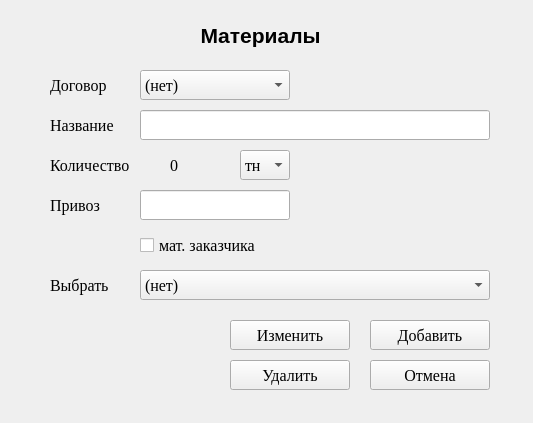
<?xml version="1.0" encoding="UTF-8"?>
<ui version="4.0">
 <class>Form</class>
 <widget class="QWidget" name="Form">
  <property name="geometry">
   <rect>
    <x>0</x>
    <y>0</y>
    <width>533</width>
    <height>423</height>
   </rect>
  </property>
  <property name="windowTitle">
   <string>Form</string>
  </property>
  <widget class="QLabel" name="label_6">
   <property name="geometry">
    <rect>
     <x>10</x>
     <y>10</y>
     <width>501</width>
     <height>51</height>
    </rect>
   </property>
   <property name="font">
    <font>
     <pointsize>16</pointsize>
     <bold>true</bold>
    </font>
   </property>
   <property name="text">
    <string>Материалы</string>
   </property>
   <property name="alignment">
    <set>Qt::AlignCenter</set>
   </property>
  </widget>
  <widget class="QPushButton" name="b_ok">
   <property name="geometry">
    <rect>
     <x>370</x>
     <y>320</y>
     <width>120</width>
     <height>30</height>
    </rect>
   </property>
   <property name="font">
    <font>
     <family>Times New Roman</family>
     <pointsize>12</pointsize>
     <bold>false</bold>
    </font>
   </property>
   <property name="text">
    <string>Добавить</string>
   </property>
  </widget>
  <widget class="QPushButton" name="b_cancel">
   <property name="geometry">
    <rect>
     <x>370</x>
     <y>360</y>
     <width>120</width>
     <height>30</height>
    </rect>
   </property>
   <property name="font">
    <font>
     <family>Times New Roman</family>
     <pointsize>12</pointsize>
     <bold>false</bold>
    </font>
   </property>
   <property name="text">
    <string>Отмена</string>
   </property>
  </widget>
  <widget class="QComboBox" name="cb_select">
   <property name="geometry">
    <rect>
     <x>140</x>
     <y>270</y>
     <width>350</width>
     <height>30</height>
    </rect>
   </property>
   <property name="font">
    <font>
     <family>Times New Roman</family>
     <pointsize>12</pointsize>
     <bold>false</bold>
    </font>
   </property>
   <item>
    <property name="text">
     <string>(нет)</string>
    </property>
   </item>
  </widget>
  <widget class="QLabel" name="label">
   <property name="geometry">
    <rect>
     <x>50</x>
     <y>270</y>
     <width>71</width>
     <height>30</height>
    </rect>
   </property>
   <property name="font">
    <font>
     <family>Times New Roman</family>
     <pointsize>12</pointsize>
     <bold>false</bold>
    </font>
   </property>
   <property name="text">
    <string>Выбрать</string>
   </property>
  </widget>
  <widget class="QLineEdit" name="name">
   <property name="geometry">
    <rect>
     <x>140</x>
     <y>110</y>
     <width>350</width>
     <height>30</height>
    </rect>
   </property>
   <property name="font">
    <font>
     <family>Times New Roman</family>
     <pointsize>12</pointsize>
     <bold>false</bold>
    </font>
   </property>
  </widget>
  <widget class="QLabel" name="label_2">
   <property name="geometry">
    <rect>
     <x>50</x>
     <y>110</y>
     <width>81</width>
     <height>30</height>
    </rect>
   </property>
   <property name="font">
    <font>
     <family>Times New Roman</family>
     <pointsize>12</pointsize>
     <bold>false</bold>
    </font>
   </property>
   <property name="text">
    <string>Название</string>
   </property>
  </widget>
  <widget class="QLabel" name="label_4">
   <property name="geometry">
    <rect>
     <x>50</x>
     <y>150</y>
     <width>81</width>
     <height>30</height>
    </rect>
   </property>
   <property name="font">
    <font>
     <family>Times New Roman</family>
     <pointsize>12</pointsize>
     <bold>false</bold>
    </font>
   </property>
   <property name="text">
    <string>Количество</string>
   </property>
  </widget>
  <widget class="QLineEdit" name="value">
   <property name="geometry">
    <rect>
     <x>140</x>
     <y>190</y>
     <width>150</width>
     <height>30</height>
    </rect>
   </property>
   <property name="font">
    <font>
     <family>Times New Roman</family>
     <pointsize>12</pointsize>
     <bold>false</bold>
    </font>
   </property>
  </widget>
  <widget class="QLabel" name="label_5">
   <property name="geometry">
    <rect>
     <x>50</x>
     <y>190</y>
     <width>81</width>
     <height>30</height>
    </rect>
   </property>
   <property name="font">
    <font>
     <family>Times New Roman</family>
     <pointsize>12</pointsize>
     <bold>false</bold>
    </font>
   </property>
   <property name="text">
    <string>Привоз</string>
   </property>
  </widget>
  <widget class="QLabel" name="summ">
   <property name="geometry">
    <rect>
     <x>170</x>
     <y>150</y>
     <width>31</width>
     <height>30</height>
    </rect>
   </property>
   <property name="font">
    <font>
     <family>Times New Roman</family>
     <pointsize>12</pointsize>
     <bold>false</bold>
    </font>
   </property>
   <property name="text">
    <string>0</string>
   </property>
  </widget>
  <widget class="QComboBox" name="cb_contracts">
   <property name="geometry">
    <rect>
     <x>140</x>
     <y>70</y>
     <width>150</width>
     <height>30</height>
    </rect>
   </property>
   <property name="font">
    <font>
     <family>Times New Roman</family>
     <pointsize>12</pointsize>
     <bold>false</bold>
    </font>
   </property>
   <item>
    <property name="text">
     <string>(нет)</string>
    </property>
   </item>
  </widget>
  <widget class="QLabel" name="label_7">
   <property name="geometry">
    <rect>
     <x>50</x>
     <y>70</y>
     <width>81</width>
     <height>30</height>
    </rect>
   </property>
   <property name="font">
    <font>
     <family>Times New Roman</family>
     <pointsize>12</pointsize>
     <bold>false</bold>
    </font>
   </property>
   <property name="text">
    <string>Договор</string>
   </property>
  </widget>
  <widget class="QPushButton" name="b_kill">
   <property name="geometry">
    <rect>
     <x>230</x>
     <y>360</y>
     <width>120</width>
     <height>30</height>
    </rect>
   </property>
   <property name="font">
    <font>
     <family>Times New Roman</family>
     <pointsize>12</pointsize>
     <bold>false</bold>
    </font>
   </property>
   <property name="text">
    <string>Удалить</string>
   </property>
  </widget>
  <widget class="QCheckBox" name="provider">
   <property name="geometry">
    <rect>
     <x>140</x>
     <y>230</y>
     <width>151</width>
     <height>30</height>
    </rect>
   </property>
   <property name="font">
    <font>
     <family>Times New Roman</family>
     <pointsize>12</pointsize>
     <bold>false</bold>
    </font>
   </property>
   <property name="text">
    <string>мат. заказчика</string>
   </property>
  </widget>
  <widget class="QComboBox" name="cb_si">
   <property name="geometry">
    <rect>
     <x>240</x>
     <y>150</y>
     <width>50</width>
     <height>30</height>
    </rect>
   </property>
   <property name="font">
    <font>
     <family>Times New Roman</family>
     <pointsize>12</pointsize>
     <bold>false</bold>
    </font>
   </property>
   <item>
    <property name="text">
     <string>тн</string>
    </property>
   </item>
   <item>
    <property name="text">
     <string>т</string>
    </property>
   </item>
   <item>
    <property name="text">
     <string>кг</string>
    </property>
   </item>
   <item>
    <property name="text">
     <string>м2</string>
    </property>
   </item>
   <item>
    <property name="text">
     <string>м</string>
    </property>
   </item>
   <item>
    <property name="text">
     <string>м/п</string>
    </property>
   </item>
   <item>
    <property name="text">
     <string>мм</string>
    </property>
   </item>
   <item>
    <property name="text">
     <string>м3</string>
    </property>
   </item>
   <item>
    <property name="text">
     <string>л</string>
    </property>
   </item>
   <item>
    <property name="text">
     <string>мл</string>
    </property>
   </item>
   <item>
    <property name="text">
     <string>шт</string>
    </property>
   </item>
  </widget>
  <widget class="QPushButton" name="b_change">
   <property name="geometry">
    <rect>
     <x>230</x>
     <y>320</y>
     <width>120</width>
     <height>30</height>
    </rect>
   </property>
   <property name="font">
    <font>
     <family>Times New Roman</family>
     <pointsize>12</pointsize>
     <bold>false</bold>
    </font>
   </property>
   <property name="text">
    <string>Изменить</string>
   </property>
  </widget>
 </widget>
 <resources/>
 <connections/>
</ui>
